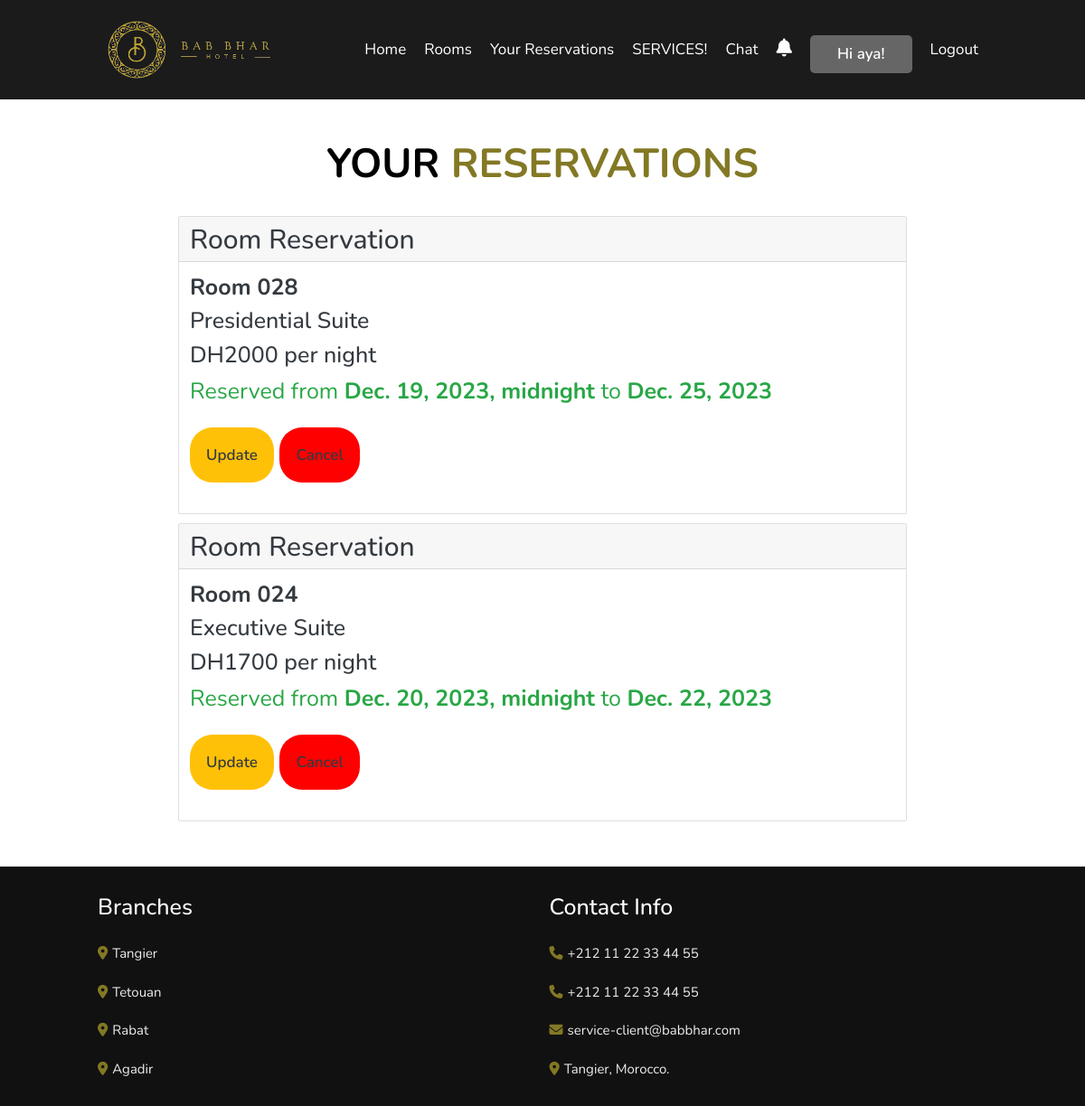
Screenshot of /reservation/view-reservations/ (signed in) with the database file from the repository.
### reservation/models.py (models this page shows, shortened)
class Reservation(models.Model):
    guest = models.ForeignKey(User, on_delete=models.CASCADE)
    room = models.ForeignKey(Room, on_delete=models.CASCADE)
    start_date = models.DateField()
    start_time = models.TimeField(default=start_time)
    end_date = models.DateField()
    end_time = models.TimeField(default=end_time)
    class Meta:
        ordering = ['start_date']

### hotel/models.py (models this page shows, shortened)
class Room(models.Model):
    room_id = models.IntegerField(default=True, primary_key=True)
    room_number = models.CharField(max_length=10)
    room_type = models.ForeignKey(RoomType, on_delete=models.CASCADE)
    is_available = models.BooleanField(default=True)
    is_occupied = models.BooleanField(default=False)

class RoomType(models.Model):
    type_id = models.IntegerField(primary_key=True)
    name = models.CharField(max_length=200)
    description = models.TextField(max_length=2000)
    price = models.IntegerField()
    image = models.ImageField(upload_to='images')
    def __str__(self):
        return self.name

### reservation/views.py (the view)
# urls.py: path('view-reservations/', views.view_reservations, name='view_reservations'),
@login_required
def view_reservations(request):
    reservations = Reservation.objects.filter(guest=request.user)
    services = ServiceReservation.objects.filter(guest=request.user)
    return render(request, 'view_reservations.html', {'reservations': reservations, 'services': services})

### reservation/templates/view_reservations.html (shortened to what this page needs)
{% extends "guest/base.html" %}
{% load static %}
{% block page_content %}
<section>
  <br><br><br><br><br>
  <h1 class="heading">Your <span>Reservations</span></h1>
  {% for reservation in reservations %}
  <div class="row my-3">
    <div class="col-12">
      <div class="card text-dark" style="height: 33rem; background-color: rgb(255, 255, 255);">
        <h5 class="card-header" style="height: 5rem; font-size: 3rem;">Room Reservation</h5>
        <div class="card-body" style="font-size: 2.5rem;">
          <h5 class="card-title" style="font-size: 2.5rem; font-weight: bold;">Room {{ reservation.room.room_number }}
          </h5>
          <h5 class="card-title" style="font-size: 2.5rem;">{{ reservation.room.room_type }}</h5>
          <h5 class="card-title" style="font-size: 2.5rem;">DH{{ reservation.room.room_type.price }} per night</h5>
          <p class="card-text text-success">Reserved from <b>{{reservation.start_date}}, {{reservation.start_time}}</b>
            to <b>{{ reservation.end_date }}</b></p>
          <a href="{% url 'update_reservation' reservation.id %}" class="card-text btn text-dark"
            style="background-color: #ffc107;">Update</a>
          <a href="{% url 'cancel_reservation' reservation_id=reservation.pk %}" class="card-text btn text-dark"
            style="background-color: red;">Cancel</a>
        </div>
      </div>
    </div>
  </div>
  {% empty %}
  <br><br><br>
  <h1 class="text-dark" style="font-size: 3rem;"> You have no reservations...</h1>
  {% endfor %}
</section>
{% endblock %}

### hotel/templates/guest/base.html (shortened to what this page needs)
{% load static %}
<!DOCTYPE html>
<html lang="en">
<head>
    <link rel="stylesheet" href="https://maxcdn.bootstrapcdn.com/bootstrap/4.5.2/css/bootstrap.min.css">
    <link rel="stylesheet" href="https://cdnjs.cloudflare.com/ajax/libs/font-awesome/6.4.0/css/all.min.css">
    <link rel="stylesheet" href="https://cdn.jsdelivr.net/npm/swiper@9/swiper-bundle.min.css" />
    <link rel="stylesheet" href="{% static 'css/style.css' %}">
</head>
<body>
    <header class="header">
        <a href="#" class="logo">
            <img src="{% static 'images/logo.png' %}" alt="" class="logo-img">
        </a>
        <nav class="navbar">
            <a href="{% url 'guest_home' %}">Home</a>
            <a href="{% url 'guest_room' %}">Rooms</a>
            {% if user.is_authenticated %}
            <a href="{% url 'view_reservations' %}">Your Reservations</a>
            {% if user.reservation_set.exists %}
            <a href="{% url 'guest_service' %}">SERVICES!</a>
            {% endif %}
            <a href="{% url 'chat' recipient_id=6 %}">Chat</a>
            <a href="{% url 'guest_notify' %}" id="bell-icon">
                <i class="fa fa-bell" style="font-size: 2rem;"></i>
            </a>
            <a href="#" class="button">Hi {{ user.first_name }}!</a>
            <a href="{% url 'logout' %}">Logout</a>
            {% else %}
            <a href="{% url 'login' %}" class="btn btnlog">Login</a>
            <a href="{% url 'register_user' %}" class="btn btnREG">Register</a>
            {% endif %}
        </nav>
    </header>
    <section>
        {% block page_content %}
        {% endblock %}
    </section>
    <section class="footer">
        <div class="box-container">
            <div class="box">
                <h3>Branches</h3>
                <a href="#"> <i class="fas fa-map-marker-alt"></i>Tangier</a>
                <a href="#"> <i class="fas fa-map-marker-alt"></i>Tetouan</a>
                <a href="#"> <i class="fas fa-map-marker-alt"></i>Rabat</a>
                <a href="#"> <i class="fas fa-map-marker-alt"></i>Agadir</a>
            </div>
            <div class="box">
                <h3>Contact Info</h3>
                <a href="#"> <i class="fas fa-phone"></i>+212 11 22 33 44 55 </a>
                <a href="#"> <i class="fas fa-phone"></i>+212 11 22 33 44 55</a>
                <a href=""> <i class="fas fa-envelope"></i>service-client@babbhar.com</a>
                <a href="#"> <i class="fas fa-map-marker-alt"></i>Tangier, Morocco.</a>
            </div>
        </div>
    </section>
</body>
</html>

### hotel/static/css/style.css (style rules this page uses)
:root { --main-color: #837824; }
* { font-family: 'Nunito', sans-serif; margin: 0; padding: 0; box-sizing: border-box; outline: none; border: none; text-decoration: none; transition: .2s linear; }
html { font-size: 62.5%; overflow-x: hidden; scroll-padding-top: 7rem; scroll-behavior: smooth; }
body { background: #ffffff; }
section { padding: 2rem 9%; }
.btn { margin-top: 1rem; display: inline-block; padding: 0.8rem 3rem; font-size: 1.7rem; border-radius: 0.5rem; background: #666; color: #fff; cursor: pointer; font-weight: 600; }
.button { margin-top: 1rem; display: inline-block; padding: 0.8rem 3rem; font-size: 1.7rem; border-radius: 0.5rem; background: #666; color: #fff; cursor: pointer; font-weight: 600; }
.header { position: fixed; top: 0; right: 0; left: 0; z-index: 10000; background: #1B1B1B; display: flex; align-items: center; justify-content: space-between; padding: 1.5rem 9%; }
.logo-img { width: 230px; height: 80px; object-fit: contain; }
.header .logo { font-weight: bolder; width: 10%; color: #fff; font-size: 2.5rem; }
.header .navbar a { font-size: 1.7rem; color: #fff; margin-left: 2rem; }
.btn { display: inline-block; border-radius: 20px; text-align: center; text-decoration: none; color: #fff; }
.heading { text-align: center; padding-bottom: 2rem; margin-top: 5%; color: #000000; font-size: 4.5rem; text-transform: uppercase; font-weight: bold; }
.heading span { color: var(--main-color); text-transform: uppercase; }
.footer { background: #111; }
.footer .box-container { display: grid; grid-template-columns: repeat(auto-fit, minmax(25rem, 1fr)); gap: 1.5rem; }
.footer .box-container .box h3 { font-size: 2.5rem; padding: 1rem 0; color: #fff; }
.footer .box-container .box a { display: block; font-size: 1.5rem; padding: 1rem 0; color: #eee; }
.footer .box-container .box a i { padding-right: 0.5rem; color: var(--main-color); }
.btn { display: inline-block; padding: 1em; border-radius: 25px; text-align: center; text-decoration: none; color: #fff; }

### rows the page displays
Reservation: room.room_number "028", room.room_type "Presidential Suite", room.room_type.price "2000", start_date "Dec. 19, 2023", start_time "midnight", end_date "Dec. 25, 2023"
Reservation: room.room_number "024", room.room_type "Executive Suite", room.room_type.price "1700", start_date "Dec. 20, 2023", start_time "midnight", end_date "Dec. 22, 2023"

### other values shown
{{ user.first_name }} "aya"
